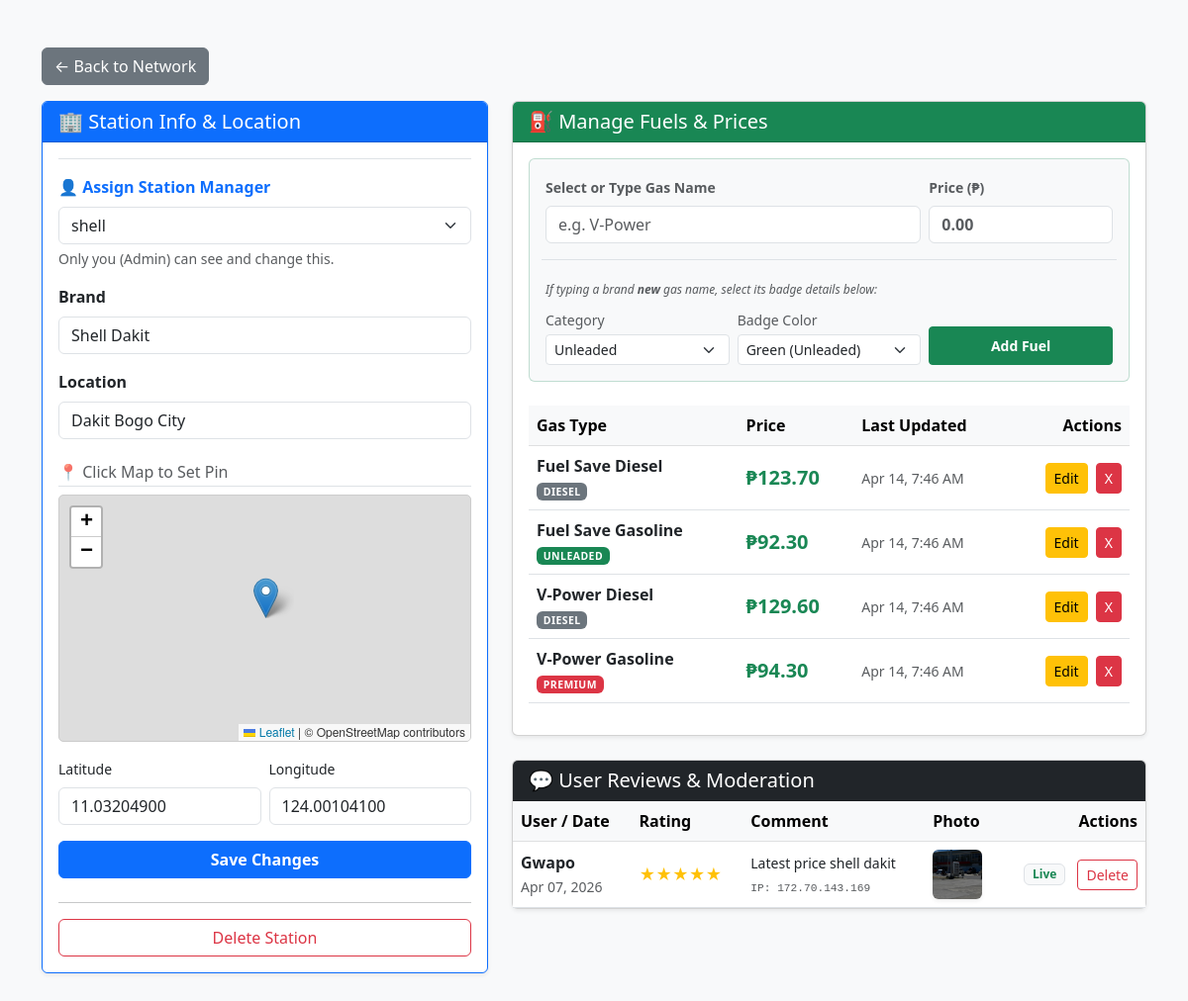
The app's page /station_profile.php?id=3 (signed in) with its own data.
### tables this page shows
CREATE TABLE `stations` (
  `id` int NOT NULL,
  `name` varchar(100) NOT NULL,
  `location` varchar(100) NOT NULL,
  `latitude` decimal(10,8) DEFAULT NULL,
  `longitude` decimal(11,8) DEFAULT NULL,
  `user_id` int DEFAULT NULL
);

CREATE TABLE `station_fuels` (
  `id` int NOT NULL,
  `station_id` int NOT NULL,
  `gas_type_id` int NOT NULL,
  `price` decimal(5,2) NOT NULL,
  `updated_at` timestamp NOT NULL DEFAULT CURRENT_TIMESTAMP ON UPDATE CURRENT_TIMESTAMP
);

CREATE TABLE `gas_types` (
  `id` int NOT NULL,
  `name` varchar(100) NOT NULL,
  `category` varchar(50) DEFAULT 'unleaded',
  `color_code` varchar(20) DEFAULT 'green'
);

CREATE TABLE `reviews` (
  `id` int NOT NULL,
  `station_id` int NOT NULL,
  `user_name` varchar(100) NOT NULL,
  `rating` int DEFAULT NULL,
  `comment` text,
  `photo_path` varchar(255) DEFAULT NULL,
  `ip_address` varchar(45) NOT NULL,
  `is_approved` tinyint(1) DEFAULT '0',
  `created_at` timestamp NOT NULL DEFAULT CURRENT_TIMESTAMP
);

### station_profile.php (the view, shortened to what this page needs)
<?php
$role = $_SESSION['role'];
?>
<?php
include 'db.php';
$station_id = $_GET['id'];
$station_result = $conn->query("SELECT * FROM stations WHERE id = $station_id");
$station = $station_result->fetch_assoc();
$fuels_query = "
    SELECT
        station_fuels.id AS fuel_id,
        gas_types.name AS gas_name,
        gas_types.category,
        gas_types.color_code,
        station_fuels.price,
        station_fuels.updated_at
    FROM station_fuels
    JOIN gas_types ON station_fuels.gas_type_id = gas_types.id
    WHERE station_fuels.station_id = $station_id
    ORDER BY gas_types.name
";
$fuels = $conn->query($fuels_query);
?>
<!DOCTYPE html>
<html lang="en">
<head>
    <link href="https://cdn.jsdelivr.net/npm/bootstrap@5.3.0/dist/css/bootstrap.min.css" rel="stylesheet">
    <link rel="stylesheet" href="https://unpkg.com/leaflet@1.9.4/dist/leaflet.css" />
</head>
<body class="bg-light">
<div class="container mt-5 mb-5">
    <div class="mb-3">
        <a href="index.php" class="btn btn-secondary">← Back to Network</a>
    </div>
    <div class="row g-4">
        <div class="col-md-5">
            <div class="card shadow-sm border-primary mb-4">
                <div class="card-header bg-primary text-white">
                    <h5 class="mb-0">🏢 Station Info & Location</h5>
                </div>
                <div class="card-body">
                    <form action="process.php" method="POST">
                        <?php if ($role === 'admin'): ?>
                        <div class="mb-3 border-top pt-3">
                            <label class="form-label fw-bold text-primary">👤 Assign Station Manager</label>
                            <select name="assigned_user" class="form-select">
                                <?php
                                $user_list = $conn->query("SELECT id, username FROM users WHERE role = 'station' ORDER BY username ASC");
                                while($ul = $user_list->fetch_assoc()) {
                                    $selected = ($ul['id'] == $station['user_id']) ? 'selected' : '';
                                    echo "<option value='{$ul['id']}' $selected>{$ul['username']}</option>";
                                }
                                ?>
                            </select>
                            <div class="form-text">Only you (Admin) can see and change this.</div>
                        </div>
                        <?php else: ?>
                            <input type="hidden" name="assigned_user" value="<?= $station['user_id']; ?>">
                        <?php endif; ?>
                        <div class="mb-3">
                            <label class="form-label fw-bold">Brand</label>
                            <input type="text" name="name" class="form-control" value="<?= htmlspecialchars($station['name']); ?>" required>
                        </div>
                        <div class="mb-3">
                            <label class="form-label fw-bold">Location</label>
                            <input type="text" name="location" class="form-control" value="<?= htmlspecialchars($station['location']); ?>" required>
                        </div>
                        <h6 class="text-muted border-bottom pb-1 mt-4 mb-2">📍 Click Map to Set Pin</h6>
                        <div id="map" style="height: 250px; width: 100%; border-radius: 5px; border: 1px solid #ccc; margin-bottom: 15px;"></div>
                        <div class="row g-2 mb-3">
                            <div class="col-6">
                                <label class="form-label small">Latitude</label>
                                <input type="number" step="any" id="latInput" name="latitude" class="form-control" value="<?= $station['latitude'] ?? ''; ?>" readonly>
                            </div>
                            <div class="col-6">
                                <label class="form-label small">Longitude</label>
                                <input type="number" step="any" id="lngInput" name="longitude" class="form-control" value="<?= $station['longitude'] ?? ''; ?>" readonly>
                            </div>
                        </div>
                        <button type="submit" name="update_station_profile" class="btn btn-primary w-100 mb-2 fw-bold">Save Changes</button>
                    </form>
                    <hr>
                    <a href="process.php?delete_station=<?= $station['id']; ?>" class="btn btn-outline-danger w-100" onclick="return confirm('Delete this entire branch?');">Delete Station</a>
                </div>
            </div>
        </div>
        <div class="col-md-7">
            <div class="card shadow-sm mb-4">
                <div class="card-header bg-success text-white">
                    <h5 class="mb-0">⛽ Manage Fuels & Prices</h5>
                </div>
                <div class="card-body">
                    <form action="process.php" method="POST" class="mb-4 p-3 bg-light rounded border border-success border-opacity-25">
                        <div class="row g-2 mb-3">
                            <div class="col-md-8">
                                <label class="form-label small text-muted fw-bold">Select or Type Gas Name</label>
                                <input type="text" name="custom_gas_name" list="gasOptions" class="form-control" placeholder="e.g. V-Power" required>
                            </div>
                            <div class="col-md-4">
                                <label class="form-label small text-muted fw-bold">Price (₱)</label>
                                <input type="number" step="0.01" name="price" class="form-control fw-bold text-success" placeholder="0.00" required>
                            </div>
                        </div>
                        <div class="row g-2 align-items-end border-top pt-2 mt-1">
                            <div class="col-12">
                                <small class="text-muted"><em style="font-size: 0.75rem;">If typing a brand <strong>new</strong> gas name, select its badge details below:</em></small>
                            </div>
                            <div class="col-md-4">
                                <label class="form-label small text-muted mb-1">Category</label>
                                <select name="category" class="form-select form-select-sm">
                                    <option value="unleaded">Unleaded</option>
                                </select>
                            </div>
                            <div class="col-md-4">
                                <label class="form-label small text-muted mb-1">Badge Color</label>
                                <select name="color_code" class="form-select form-select-sm">
                                    <option value="green">Green (Unleaded)</option>
                                </select>
                            </div>
                            <div class="col-md-4">
                                <button type="submit" name="add_fuel_to_profile" class="btn btn-success w-100 fw-bold btn-sm py-2">Add Fuel</button>
                            </div>
                        </div>
                    </form>
                    <table class="table table-hover align-middle">
                        <thead class="table-light">
                            <tr>
                                <th>Gas Type</th>
                                <th>Price</th>
                                <th>Last Updated</th>
                                <th class="text-end">Actions</th>
                            </tr>
                        </thead>
                        <tbody>
                            <?php if($fuels->num_rows == 0): ?>
                                <tr><td colspan="4" class="text-center text-muted py-4">No fuels added yet. Add one above!</td></tr>
                            <?php else: ?>
                                <?php while ($f = $fuels->fetch_assoc()): ?>
                                <tr>
                                    <td>
                                        <span class="fw-bold fs-6"><?= htmlspecialchars($f['gas_name']); ?></span><br>
                                        <?php
                                            $color = $f['color_code'] ?? 'green';
                                            $badgeClass = ($color == 'red') ? 'bg-danger' : (($color == 'gray') ? 'bg-secondary' : 'bg-success');
                                        ?>
                                        <span class="badge <?= $badgeClass ?> text-uppercase" style="font-size: 0.65rem; letter-spacing: 0.5px;">
                                            <?= htmlspecialchars($f['category'] ?? 'unleaded'); ?>
                                        </span>
                                    </td>
                                    <td class="text-success fw-bold fs-5">₱<?= number_format($f['price'], 2); ?></td>
                                    <td class="small text-muted"><?= date('M d, g:i A', strtotime($f['updated_at'])); ?></td>
                                    <td class="text-end">
                                        <a href="edit_fuel.php?id=<?= $f['fuel_id']; ?>&station_id=<?= $station['id']; ?>" class="btn btn-sm btn-warning me-1">Edit</a>
                                        <a href="process.php?delete_profile_fuel=<?= $f['fuel_id']; ?>&station_id=<?= $station['id']; ?>" class="btn btn-sm btn-danger" onclick="return confirm('Remove this fuel from your station?');">X</a>
                                    </td>
                                </tr>
                                <?php endwhile; ?>
                            <?php endif; ?>
                        </tbody>
                    </table>
                </div>
            </div>
            <div class="card shadow-sm">
                <div class="card-header bg-dark text-white d-flex justify-content-between align-items-center">
                    <h5 class="mb-0">💬 User Reviews & Moderation</h5>
                </div>
                <div class="card-body p-0">
                    <div class="table-responsive">
                        <table class="table table-hover align-middle mb-0">
                            <thead class="table-light">
                                <tr>
                                    <th>User / Date</th>
                                    <th>Rating</th>
                                    <th>Comment</th>
                                    <th>Photo</th>
                                    <th class="text-end">Actions</th>
                                </tr>
                            </thead>
                            <tbody>
                                <?php
                                $reviews_query = "SELECT * FROM reviews WHERE station_id = $station_id ORDER BY is_approved ASC, created_at DESC";
                                $reviews_res = $conn->query($reviews_query);
                                if ($reviews_res->num_rows == 0): ?>
                                    <tr><td colspan="5" class="text-center py-4 text-muted">No reviews found for this station.</td></tr>
                                <?php else:
                                    while ($rev = $reviews_res->fetch_assoc()): ?>
                                    <tr class="<?= $rev['is_approved'] == 0 ? 'table-warning' : '' ?>">
                                        <td>
                                            <strong><?= htmlspecialchars($rev['user_name']) ?></strong><br>
                                            <small class="text-muted"><?= date('M d, Y', strtotime($rev['created_at'])) ?></small>
                                        </td>
                                        <td>
                                            <span class="text-warning">
                                                <?= str_repeat('★', $rev['rating']) ?><?= str_repeat('☆', 5 - $rev['rating']) ?>
                                            </span>
                                        </td>
                                        <td style="max-width: 300px;">
                                            <p class="mb-0 small"><?= nl2br(htmlspecialchars($rev['comment'])) ?></p>
                                            <small class="text-muted font-monospace" style="font-size: 0.7rem;">IP: <?= $rev['ip_address'] ?></small>
                                        </td>
                                        <td>
                                            <?php if ($rev['photo_path']): ?>
                                                <a href="<?= $rev['photo_path'] ?>" target="_blank">
                                                    <img src="<?= $rev['photo_path'] ?>" class="rounded shadow-sm" style="height: 50px; width: 50px; object-fit: cover;">
                                                </a>
                                            <?php else: ?>
                                                <span class="text-muted small">None</span>
                                            <?php endif; ?>
                                        </td>
                                        <td class="text-end">
                                            <?php if ($rev['is_approved'] == 0): ?>
                                                <a href="process.php?approve_review=<?= $rev['id'] ?>&station_id=<?= $station_id ?>" class="btn btn-sm btn-success">Approve</a>
                                            <?php else: ?>
                                                <span class="badge bg-light text-success border me-2">Live</span>
                                            <?php endif; ?>
                                            <a href="process.php?delete_review=<?= $rev['id'] ?>&station_id=<?= $station_id ?>"
                                               class="btn btn-sm btn-outline-danger"
                                               onclick="return confirm('Delete this review forever?')">Delete</a>
                                        </td>
                                    </tr>
                                    <?php endwhile;
                                endif; ?>
                            </tbody>
                        </table>
                    </div>
                </div>
            </div>
        </div>
    </div>
</div>
</body>
</html>

### records on screen
stations: name "Shell Dakit", location "Dakit Bogo City", latitude "11.03204900", longitude "124.00104100"
station_fuels: gas_type.name "Fuel Save Diesel", gas_type.category "DIESEL", price "123.70", updated_at "Apr 14, 7:46 AM"
station_fuels: gas_type.name "Fuel Save Gasoline", gas_type.category "UNLEADED", price "92.30", updated_at "Apr 14, 7:46 AM"
station_fuels: gas_type.name "V-Power Diesel", gas_type.category "DIESEL", price "129.60", updated_at "Apr 14, 7:46 AM"
station_fuels: gas_type.name "V-Power Gasoline", gas_type.category "PREMIUM", price "94.30", updated_at "Apr 14, 7:46 AM"
reviews: user_name "Gwapo", created_at "Apr 07, 2026", rating "★★★★★", comment "Latest price shell dakit", ip_address "172.70.143.169", photo_path (picture), is_approved "Live"

### other values on screen
form field assigned_user "shell"
